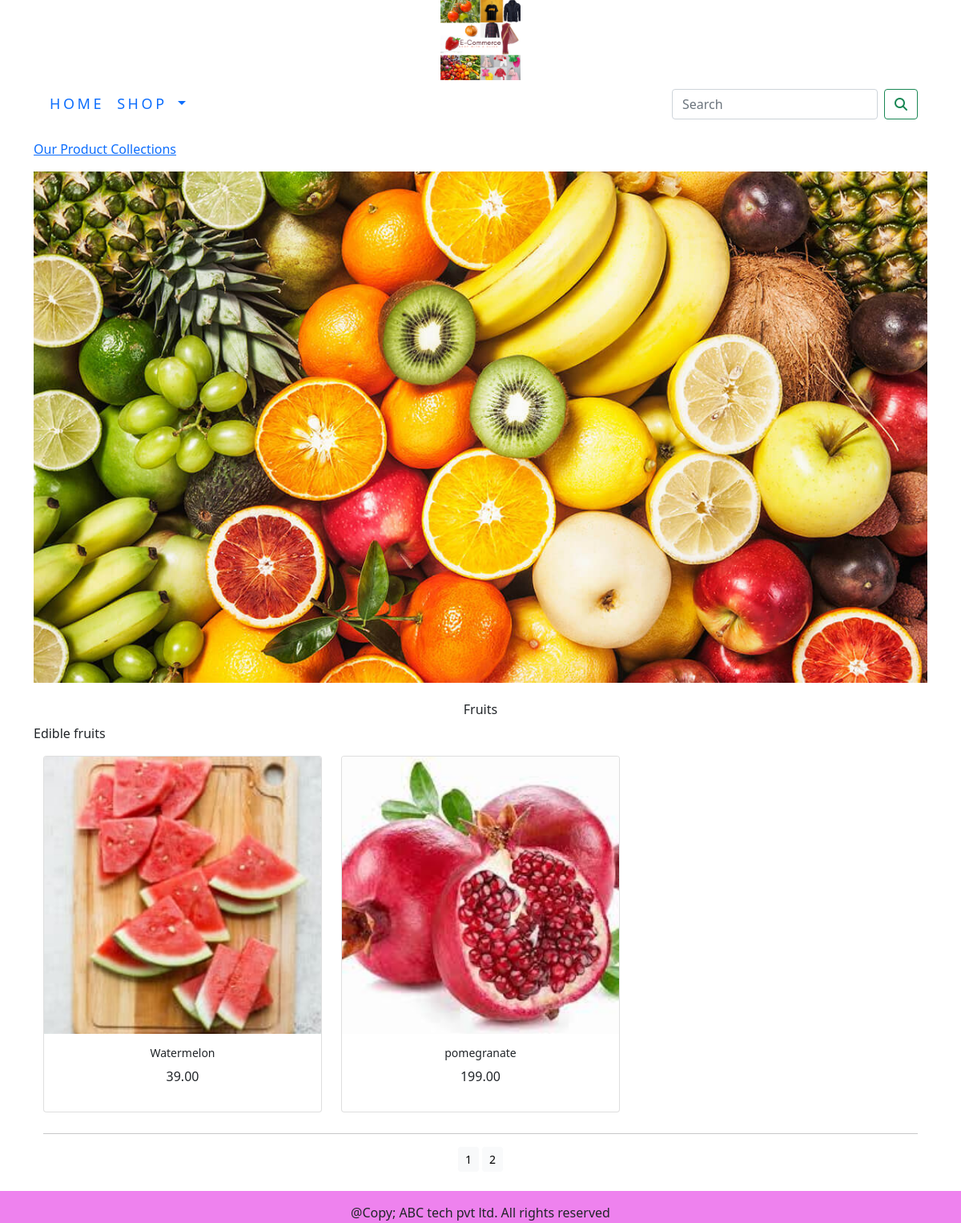
/shop/vegetables/?page=2, run on the app's committed database.
### shop/models.py (models this page shows, shortened)
class Category(models.Model):
    name=models.CharField(max_length=250,unique=True)
    slug=models.SlugField(max_length=250,unique=True)
    description=models.TextField(blank=True)
    image=models.ImageField(upload_to='category',blank=True)
    class Meta:
        ordering=('name',)
        verbose_name='category'
        verbose_name_plural='categories'
    def get_url(self):
        return reverse('shop:products_by_category',args=[self.slug])

class Product(models.Model):
    name=models.CharField(max_length=250,unique=True)
    slug=models.SlugField(max_length=250,unique=True)
    description=models.TextField(blank=True)
    price=models.DecimalField(max_digits=10,decimal_places=2)
    category=models.ForeignKey(Category,on_delete=models.CASCADE)
    image=models.ImageField(upload_to='product',blank=True)
    stock=models.IntegerField()
    available=models.BooleanField(default=True)
    created=models.DateTimeField(auto_now_add=True)
    updated=models.DateTimeField(auto_now=True)
    def get_url(self):
        return reverse('shop:prodCatdetail',args=[self.category.slug,self.slug])
    class Meta:
        ordering=('name',)
        verbose_name = 'product'
        verbose_name_plural = 'products'

### shop/views.py (the view)
# urls.py: path('',views.allProdCat,name='allProdCat'),
def allProdCat(request,c_slug=None):
    c_page=None
    products_list=None
    if c_slug!=None:
        c_page=get_object_or_404(Category,slug=c_slug)
        products_list=Product.objects.all().filter(category=c_page,available=True)
    else:
        products_list=Product.objects.all().filter(available=True)
    paginator=Paginator(products_list,6)
    try:
        page=int(request.GET.get('page',1))
    except:
        page=1
    try:
        products=paginator.page(page)
    except (EmptyPage,InvalidPage):
        products=paginator.page(paginator.num_pages)
    return render(request,"Category.html",{'category':c_page,'products':products})

### cart/context_processors.py (called while the page is built)
def counter(request):
    item_count=0
    if 'admin' in request.path:
        return {}
    else:
        try:
            cart=Cart.objects.filter(cart_id=_cart_id(request))
            cart_items=CartItem.objects.all().filter(cart=cart[:1])
            for cart_item in cart_items:
                item_count += cart_item.quantity
        except:
            item_count = 0
    return dict(item_count=item_count)

### cart/views.py (called while the page is built)
def _cart_id(request):
    cart=request.session.session_key
    if not cart:
        cart=request.session.create()
    return cart

### shop/context_processors.py (called while the page is built)
def menu_links(request):
    links=Category.objects.all()
    return dict(links=links)

### templates/category.html (shortened to what this page needs)
{% extends 'base.html' %}
{% load static %}
{% block content%}
{% if category %}
<div>
    <div class="row my_row_class">
        <div class="max_auto">
        <p><a href="{% url 'shop:allProdCat' %}">Our Product Collections</a> </p>
        </div>
    </div>
</div>
{% endif %}
<div>
    {% if category %}
    <img class="my_image" src="{{ category.image.url}}" alt="{{category.name}}">
</div><br>
<div>
    <h1 class="text-center my_title">{{category.name}}</h1>
    <p class="text-justify">{{category.description}}</p>
</div>
{% endif %}
<div class="container">
    <div class="row max_auto">
        {% for product in products.object_list %}
        <div class="my_bottom_margin col-9 col-sm-12 col-md-4 xol-lg-4">
            <div class="card text-center" style="min width:18ren;">
                <a href="{{product.get_url}}"><img class="card-img-top my_image" src="{{product.image.url}}" alt="{{product.name}}"></a>
                <div class="card-body">
                    <h4>{{product.name}}</h4>
                    <p>{{product.price}}</p>
                </div>
            </div>
        </div>
        {% endfor %}
    </div>
    <div clas="mx-auto">
        {% if products.paginator.num_pages > 1 %}
        <hr>
        <div class = "text-center">
            {% for pg in products.paginator.page_range %}
                <a href="?page={{pg}}" class="btn btn-light btn-sm {% if products.number == pg %} active {% endif %}"> {{pg}}</a>
            {% endfor %}
        </div>
        {% endif %}
    </div>
    <br>
</div>
{% endblock %}

### static/css/custom.css (style rules this page uses)
body { font-family: 'Roboto', sans-serif; }
.my_row_class { padding-top:15px; }
.my_image { width:100%; height:auto; }
.my_title { font-size:16px; text_transform:uppercase; letter_spacing:.2em; }
.my_bottom_margin { margin-bottom:10px; }
.card-body h4 { font-size:14px; text_transform:uppercase; letter_spacing:.2em; }

### data on the page
Category: image (picture), name "Fruits", description "Edible fruits"
Product: image (picture), name "Watermelon", price "39.00"
Product: image (picture), name "pomegranate", price "199.00"

### other printed values
{{ pg }} "1" "2"
